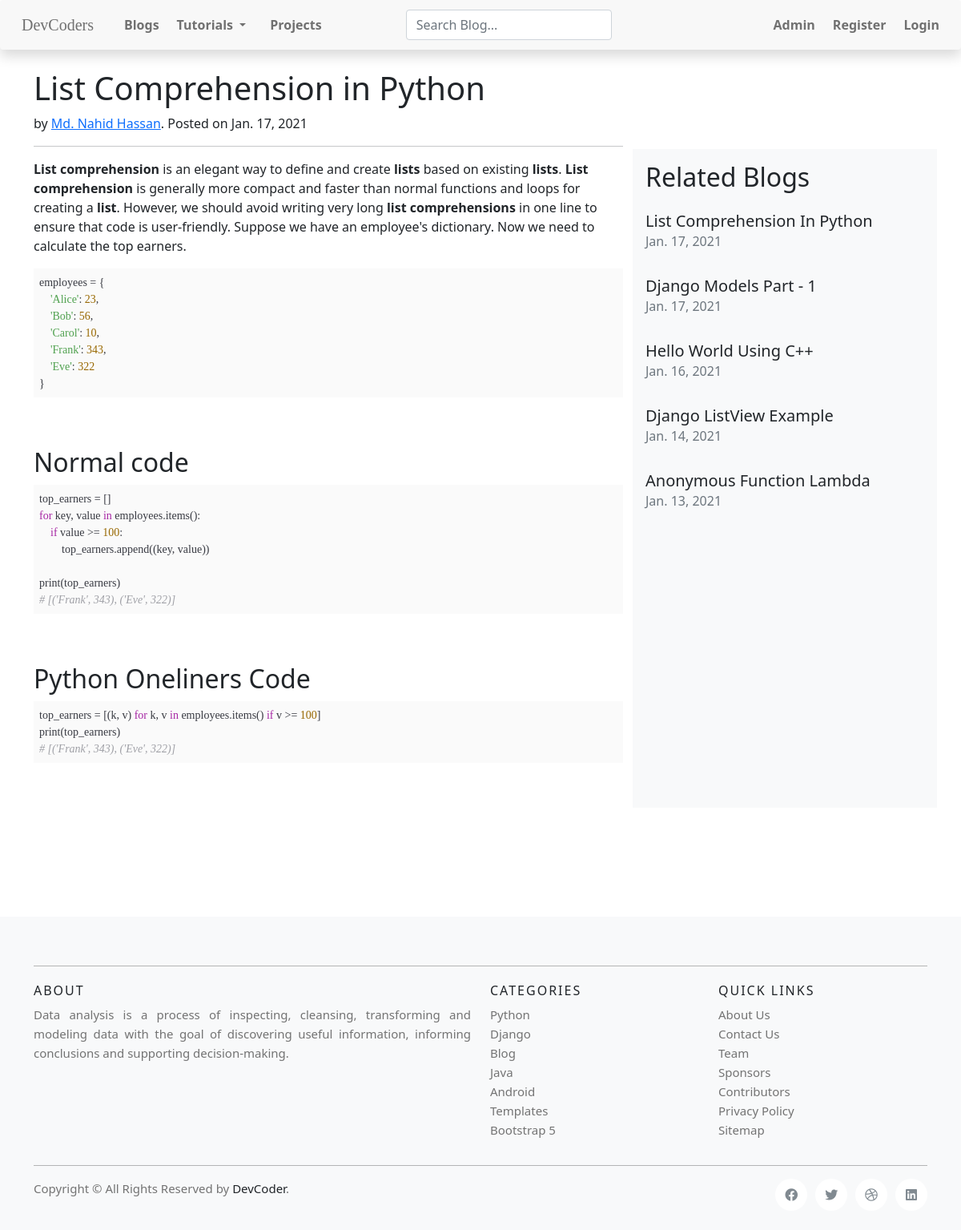
Before: //list-comprehension-in-python/ with the older database file.
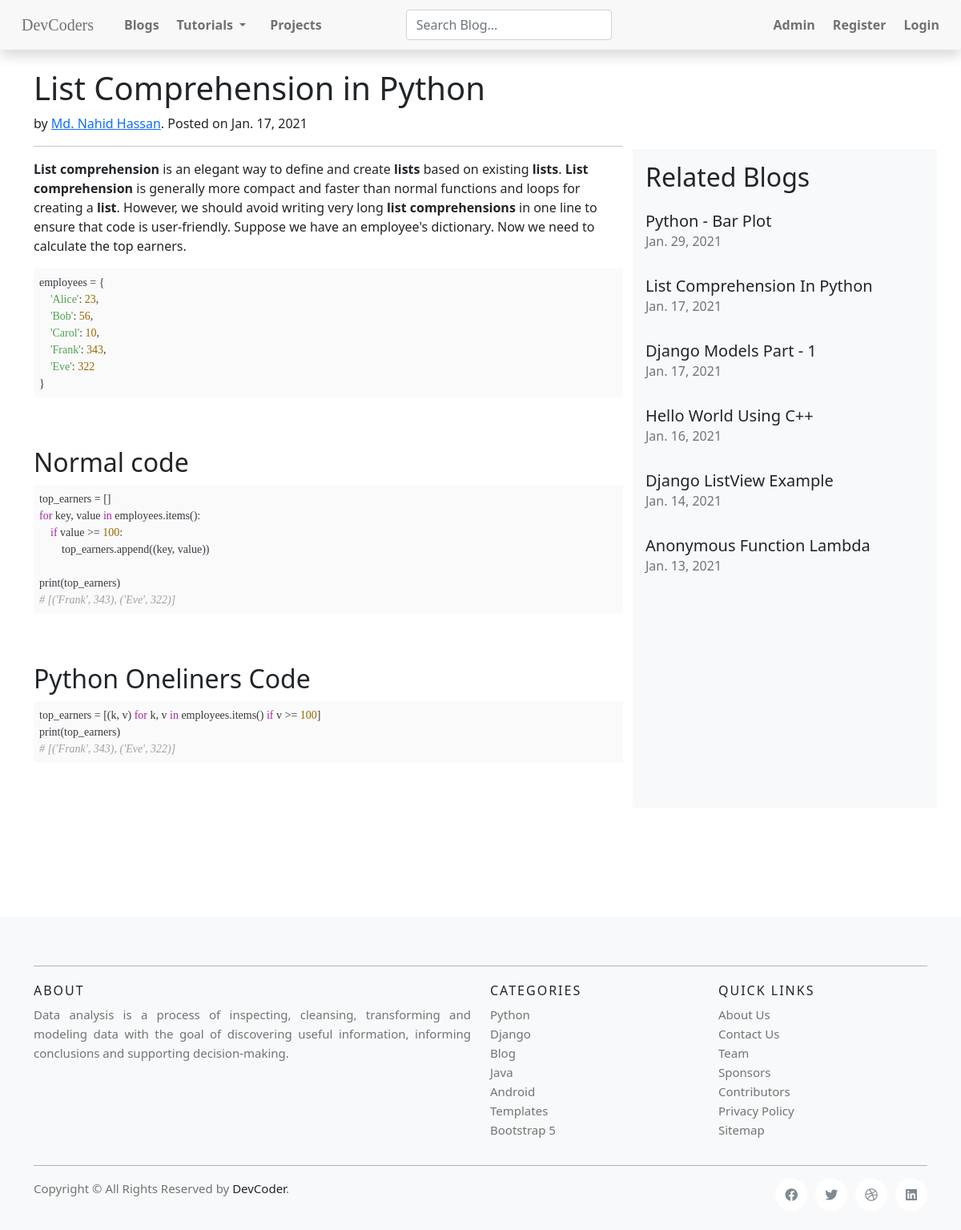
After: the same page with the newer database file.
### blog/models.py (models this page shows, shortened)
class BlogDB(models.Model):
    description = models.CharField(max_length=200)
    keywords = MultiSelectField(choices=keyword_choices, max_choices=3)
    author = models.CharField(
        max_length=50, default='http://sdt-inc.github.io/')
    title = models.CharField(max_length=200)
    slug = models.SlugField(max_length=200, null=True, blank=True, unique=True)
    tag = MultiSelectField(choices=keyword_choices, max_choices=3)
    writer_name = MultiSelectField(
        choices=writer_choices, max_choices=1)
    date = models.DateField(auto_now=timezone.now())
    body = RichTextUploadingField(config_name='special', blank=True, null=True)
    related_page_link = models.CharField(max_length=200)

### blog/views.py (the view)
# urls.py: path('/<slug:slug>/', views.BlogDetailView.as_view(), name='blog-detail'),
class BlogDetailView(DetailView):
    model = BlogDB
    template_name = 'blog/blog-detail.html'
    paginate_by = 5
    def get_context_data(self, **kwargs):
        context = super().get_context_data(**kwargs)
        if len(context['object'].keywords) >= 2:
            context['related_blog'] = BlogDB.objects.filter(
                keywords__icontains=context['object'].keywords[0]).filter(keywords__icontains=context['object'].keywords[1]).order_by('-date')
        else:
            context['related_blog'] = BlogDB.objects.filter(
                keywords__icontains=context['object'].keywords[0]).order_by('-date')
        return context

### blog/templates/blog/blog-detail.html (shortened to what this page needs)
{% extends 'blog/base.html' %}
{% load static %}
{% block index_page %}
<div class="container">
    <div class="row">
        <div class="col-md-8">
            <h1>{{ object.title }}</h2>
                <article>
                    <address>
                        by
                        <a href="#">{{ object.writer_name }}</a>. Posted on {{ object.date }}
                    </address>
                </article>
                <hr>
                <p>{{ object.body | safe }}</p>
        </div>
        <div class="col-md-4 bg-light p-3" style='margin-top: 100px; padding-left: 10px;'>
            <h2>Related Blogs</h2>
            <ul class="list-unstyled">
                {% for data in related_blog %}
                <li class='pt-3'>
                    <a class='h5 text-capitalize text-decoration-none text-dark' href="/%2F{{ data.slug }}/"
                        class="text-decoration-none">
                        {{ data.title }}
                    </a>
                    <p class="text-muted">{{ data.date }}</p>
                </li>
                {% endfor %}
            </ul>
        </div>
    </div>
</div>
{% endblock index_page %}

Changed rows visible on the page:
added BlogDB: title "Python - Bar Plot", date "Jan. 29, 2021"
